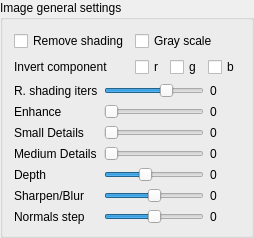
    <widget class="QGroupBox" name="groupBoxGeneral">
     <property name="minimumSize">
      <size>
       <width>0</width>
       <height>0</height>
      </size>
     </property>
     <property name="maximumSize">
      <size>
       <width>16777215</width>
       <height>16777215</height>
      </size>
     </property>
     <property name="title">
      <string>Image general settings</string>
     </property>
     <layout class="QVBoxLayout" name="verticalLayout">
      <item>
       <layout class="QGridLayout" name="gridLayout_4">
        <item row="0" column="0">
         <widget class="QCheckBox" name="checkBoxRemoveShading">
          <property name="text">
           <string>Remove shading</string>
          </property>
         </widget>
        </item>
        <item row="0" column="1">
         <widget class="QCheckBox" name="checkBoxGrayScale">
          <property name="text">
           <string>Gray scale</string>
          </property>
         </widget>
        </item>
        <item row="1" column="0">
         <widget class="QLabel" name="label_17">
          <property name="text">
           <string>Invert component</string>
          </property>
         </widget>
        </item>
        <item row="1" column="1">
         <layout class="QGridLayout" name="gridLayout_5">
          <item row="0" column="0">
           <widget class="QCheckBox" name="checkBoxInvertR">
            <property name="text">
             <string>r</string>
            </property>
           </widget>
          </item>
          <item row="0" column="1">
           <widget class="QCheckBox" name="checkBoxInvertG">
            <property name="text">
             <string>g</string>
            </property>
           </widget>
          </item>
          <item row="0" column="2">
           <widget class="QCheckBox" name="checkBoxInvertB">
            <property name="text">
             <string>b</string>
            </property>
           </widget>
          </item>
         </layout>
        </item>
       </layout>
      </item>
      <item>
       <layout class="QGridLayout" name="gridLayout_3">
        <item row="1" column="2">
         <widget class="QLabel" name="label_6">
          <property name="text">
           <string>0</string>
          </property>
         </widget>
        </item>
        <item row="4" column="0">
         <widget class="QLabel" name="label_11">
          <property name="text">
           <string>Depth</string>
          </property>
         </widget>
        </item>
        <item row="5" column="0">
         <widget class="QLabel" name="label_13">
          <property name="text">
           <string>Sharpen/Blur</string>
          </property>
         </widget>
        </item>
        <item row="5" column="1">
         <widget class="QSlider" name="horizontalSliderSharpenBlur">
          <property name="minimum">
           <number>-20</number>
          </property>
          <property name="maximum">
           <number>20</number>
          </property>
          <property name="orientation">
           <enum>Qt::Horizontal</enum>
          </property>
         </widget>
        </item>
        <item row="3" column="0">
         <widget class="QLabel" name="label_8">
          <property name="text">
           <string>Medium Details</string>
          </property>
         </widget>
        </item>
        <item row="2" column="2">
         <widget class="QLabel" name="label_9">
          <property name="text">
           <string>0</string>
          </property>
         </widget>
        </item>
        <item row="3" column="1">
         <widget class="QSlider" name="horizontalSliderMediumDetails">
          <property name="maximum">
           <number>100</number>
          </property>
          <property name="orientation">
           <enum>Qt::Horizontal</enum>
          </property>
         </widget>
        </item>
        <item row="2" column="0">
         <widget class="QLabel" name="label_7">
          <property name="text">
           <string>Small Details</string>
          </property>
         </widget>
        </item>
        <item row="3" column="2">
         <widget class="QLabel" name="label_10">
          <property name="text">
           <string>0</string>
          </property>
         </widget>
        </item>
        <item row="2" column="1">
         <widget class="QSlider" name="horizontalSliderSmallDetails">
          <property name="maximum">
           <number>100</number>
          </property>
          <property name="orientation">
           <enum>Qt::Horizontal</enum>
          </property>
         </widget>
        </item>
        <item row="1" column="0">
         <widget class="QLabel" name="label_5">
          <property name="text">
           <string>Enhance</string>
          </property>
         </widget>
        </item>
        <item row="4" column="2">
         <widget class="QLabel" name="label_12">
          <property name="text">
           <string>0</string>
          </property>
         </widget>
        </item>
        <item row="1" column="1">
         <widget class="QSlider" name="horizontalSliderBlurNoPasses">
          <property name="minimum">
           <number>0</number>
          </property>
          <property name="maximum">
           <number>10</number>
          </property>
          <property name="pageStep">
           <number>1</number>
          </property>
          <property name="value">
           <number>0</number>
          </property>
          <property name="orientation">
           <enum>Qt::Horizontal</enum>
          </property>
         </widget>
        </item>
        <item row="0" column="0">
         <widget class="QLabel" name="label_4">
          <property name="text">
           <string>R. shading iters</string>
          </property>
         </widget>
        </item>
        <item row="0" column="1">
         <widget class="QSlider" name="horizontalSliderRemoveShadingGaussIter">
          <property name="minimum">
           <number>1</number>
          </property>
          <property name="maximum">
           <number>15</number>
          </property>
          <property name="pageStep">
           <number>2</number>
          </property>
          <property name="value">
           <number>10</number>
          </property>
          <property name="orientation">
           <enum>Qt::Horizontal</enum>
          </property>
         </widget>
        </item>
        <item row="0" column="2">
         <widget class="QLabel" name="label">
          <property name="minimumSize">
           <size>
            <width>30</width>
            <height>0</height>
           </size>
          </property>
          <property name="text">
           <string>0</string>
          </property>
         </widget>
        </item>
        <item row="4" column="1">
         <widget class="QSlider" name="horizontalSliderDetailDepth">
          <property name="maximum">
           <number>100</number>
          </property>
          <property name="value">
           <number>40</number>
          </property>
          <property name="orientation">
           <enum>Qt::Horizontal</enum>
          </property>
         </widget>
        </item>
        <item row="5" column="2">
         <widget class="QLabel" name="label_14">
          <property name="text">
           <string>0</string>
          </property>
         </widget>
        </item>
        <item row="6" column="0">
         <widget class="QLabel" name="labelNormalStep">
          <property name="text">
           <string>Normals step</string>
          </property>
         </widget>
        </item>
        <item row="6" column="1">
         <widget class="QSlider" name="horizontalSliderNormalsStep">
          <property name="minimum">
           <number>-100</number>
          </property>
          <property name="maximum">
           <number>100</number>
          </property>
          <property name="orientation">
           <enum>Qt::Horizontal</enum>
          </property>
         </widget>
        </item>
        <item row="6" column="2">
         <widget class="QLabel" name="labelNormalStepValue">
          <property name="text">
           <string>0</string>
          </property>
         </widget>
        </item>
       </layout>
      </item>
     </layout>
    </widget>
